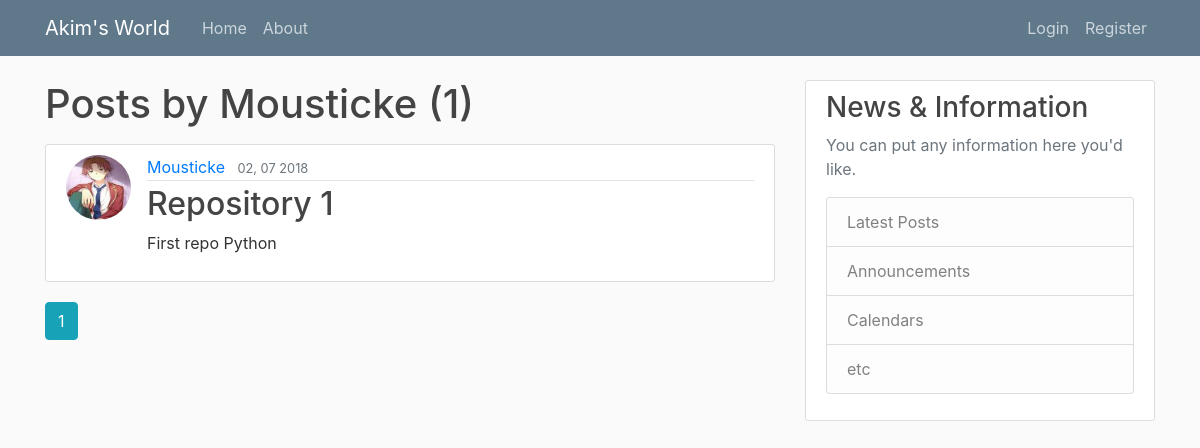
The app's page /users/Mousticke, older data.
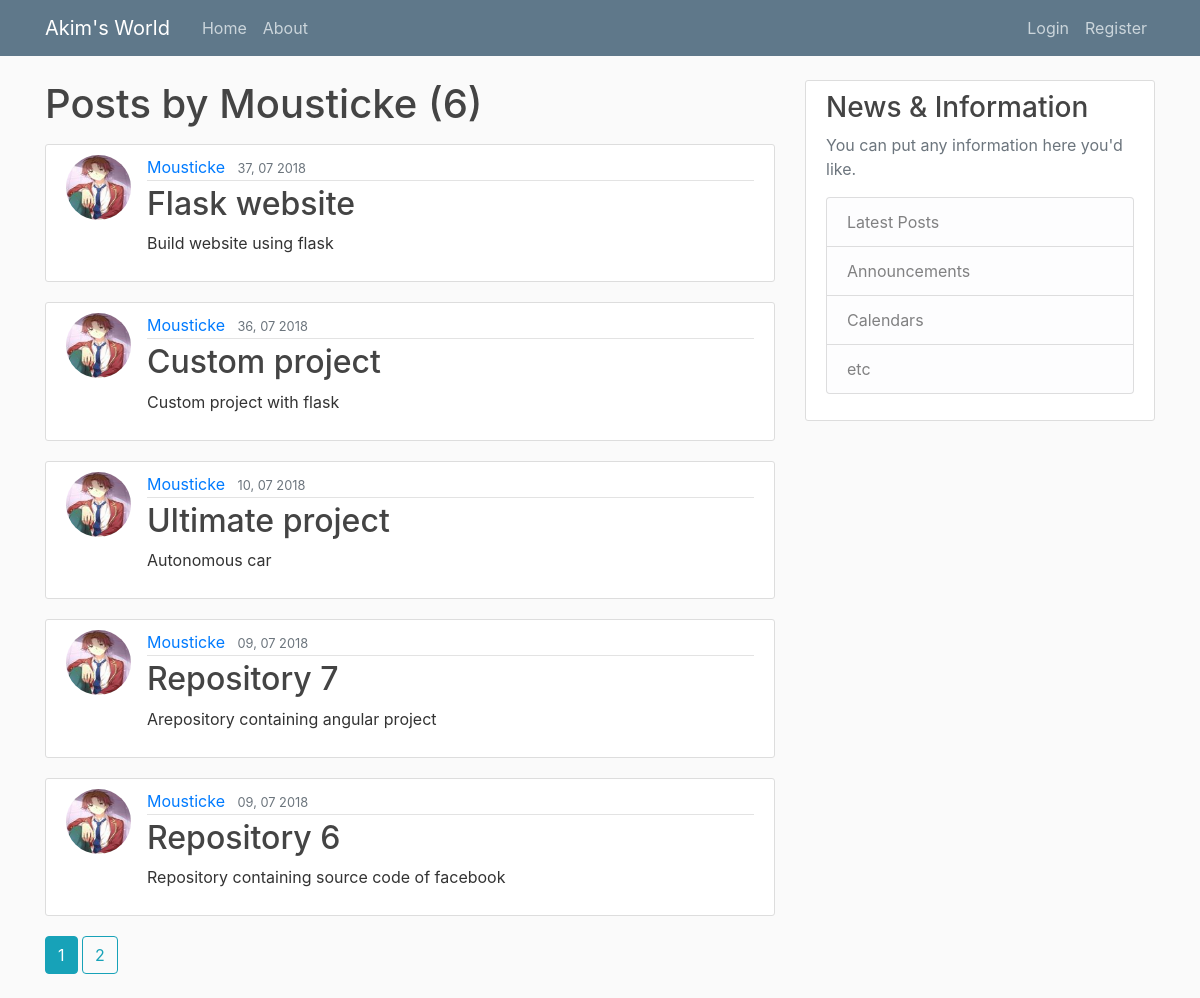
The same page, newer data.
### flaskwebapp/models.py (models this page shows, shortened)
class User(db.Model, UserMixin):
    id = db.Column(db.Integer, primary_key=True)
    username = db.Column(db.String(20), unique=True, nullable=False)
    email = db.Column(db.String(120), unique=True, nullable=False)
    image_file = db.Column(db.String(20), nullable=False, default='default.jpg')
    password = db.Column(db.String(60), nullable=False)
    posts = db.relationship('Post', backref='author', lazy=True)

class Post(db.Model):
    id = db.Column(db.Integer, primary_key=True)
    title = db.Column(db.String(100), nullable=False)
    date_posted = db.Column(db.DateTime, nullable=False, default=datetime.utcnow)
    content = db.Column(db.Text, nullable=False)
    user_id =  db.Column(db.Integer, db.ForeignKey('user.id'), nullable=False)

### flaskwebapp/routes.py (the view)
@app.route('/users/<string:username>')
def user_posts(username):
    page = request.args.get('page', 1, type=int)
    user = User.query.filter_by(username=username).first_or_404()
    posts = Post.query.filter_by(author=user).order_by(Post.date_posted.desc()).paginate(page=page, per_page=5)
    return render_template('user_posts.html', user_posts=posts, user=user)

### flaskwebapp/templates/user_posts.html
{% extends "layout.html" %}
{% block content %}
    <h1 class="mb-3">Posts by {{ user.username }} ({{ user_posts.total }}) </h1>
    {% for post in user_posts.items %}
        <article class="media content-section">
            <img class="rounded-circle article-img" src="{{ url_for('static', filename='profile_pics/' + post.author.image_file) }}" alt="">
            <div class="media-body">
                <div class="article-metadata">
                    <a class="mr-2" href="{{ url_for('user_posts', username=post.author.username) }}">{{ post.author.username }}</a>
                    <small class="text-muted">{{ post.date_posted.strftime('%M, %d %Y') }}</small>
                </div>
                <h2><a class="article-title" href="{{ url_for('post', post_id=post.id ) }}">{{ post.title }}</a></h2>
                <p class="article-content">{{ post.content }}</p>
            </div>
        </article>
    {% endfor %}
    {% for page_num in user_posts.iter_pages(left_edge=1, right_edge=1, left_current=1, right_current=2)  %}
        {% if page_num %}
            {% if user_posts.page == page_num %}
                <a class="btn btn-info mb-4" href="{{ url_for('user_posts', username=user.username, page=page_num) }}">{{ page_num }}</a>
            {% else %}
                <a class="btn btn-outline-info mb-4" href="{{ url_for('user_posts', username=user.username, page=page_num) }}">{{ page_num }}</a>
            {% endif %}
        {% else %}
            ...
        {% endif %}
    {% endfor %}
{% endblock content %}

### flaskwebapp/templates/layout.html (shortened to what this page needs)
<!DOCTYPE html>
<html>
<head>
    <link rel="stylesheet" href="https://maxcdn.bootstrapcdn.com/bootstrap/4.0.0-beta.2/css/bootstrap.min.css">
    <link rel="stylesheet" type="text/css" href="{{ url_for('static', filename='main.css') }}" />
</head>
<body>
    <header class="site-header">
        <nav class="navbar navbar-expand-md navbar-dark bg-steel fixed-top">
            <div class="container">
            <a class="navbar-brand mr-4" href="{{ url_for('home') }}">Akim's World</a>
            <div class="collapse navbar-collapse" id="navbarToggle">
                <div class="navbar-nav mr-auto">
                    <a class="nav-item nav-link" href="{{ url_for('home') }}">Home</a>
                    <a class="nav-item nav-link" href="{{ url_for('about') }}">About</a>
                </div>
                <div class="navbar-nav">
                    {% if current_user.is_authenticated %}
                        <a class="nav-item nav-link" href="{{ url_for('new_post') }}">New Post</a>
                        <a class="nav-item nav-link" href="{{ url_for('account') }}">Account</a>
                        <a class="nav-item nav-link" href="{{ url_for('logout') }}">Logout</a>
                    {% else %}
                        <a class="nav-item nav-link" href="{{ url_for('login') }}">Login</a>
                        <a class="nav-item nav-link" href="{{ url_for('register') }}">Register</a>
                    {% endif %}
                </div>
            </div>
            </div>
        </nav>
    </header>
    <main role="main" class="container">
        <div class="row">
            <div class="col-md-8">
                {% block content %}{% endblock %}
            </div>
            <div class="col-md-4">
                <div class="content-section">
                    <h3>News & Information</h3>
                    <p class='text-muted'>You can put any information here you'd like.
                    <ul class="list-group">
                        <li class="list-group-item list-group-item-light">Latest Posts</li>
                        <li class="list-group-item list-group-item-light">Announcements</li>
                        <li class="list-group-item list-group-item-light">Calendars</li>
                        <li class="list-group-item list-group-item-light">etc</li>
                    </ul>
                    </p>
                </div>
            </div>
        </div>
    </main>
</body>
</html>

### flaskwebapp/static/main.css (style rules this page uses)
body { background: #fafafa; color: #333333; margin-top: 5rem; }
h1, h2, h3, h4, h5, h6 { color: #444444; }
.bg-steel { background-color: #5f788a; }
.site-header .navbar-nav .nav-link { color: #cbd5db; }
.content-section { background: #ffffff; padding: 10px 20px; border: 1px solid #dddddd; border-radius: 3px; margin-bottom: 20px; }
.article-title { color: #444444; }
.article-content { white-space: pre-line; }
.article-img { height: 65px; width: 65px; margin-right: 16px; }
.article-metadata { padding-bottom: 1px; margin-bottom: 4px; border-bottom: 1px solid #e3e3e3 }

Row changes from the older to the newer data that the page shows:
no longer on this page (row unchanged): Post: image_file (picture), author.username "Mousticke", date_posted "02, 07 2018", title "Repository 1", content "First repo Python"
added Post: image_file (picture), author.username "Mousticke", date_posted "37, 07 2018", title "Flask website", content "Build website using flask"
added Post: image_file (picture), author.username "Mousticke", date_posted "36, 07 2018", title "Custom project", content "Custom project with flask"
added Post: image_file (picture), author.username "Mousticke", date_posted "10, 07 2018", title "Ultimate project", content "Autonomous car"
added Post: image_file (picture), author.username "Mousticke", date_posted "09, 07 2018", title "Repository 7", content "Arepository containing angular project"
added Post: image_file (picture), author.username "Mousticke", date_posted "09, 07 2018", title "Repository 6", content "Repository containing source code of facebook"
Text that changed along with them:
{{ user_posts.total }}: "1" → "6"
new list line: "2"
